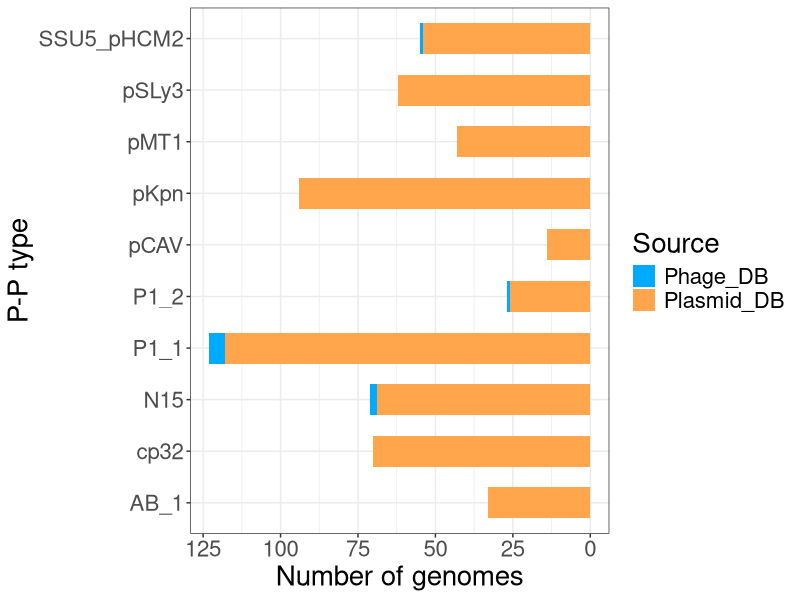
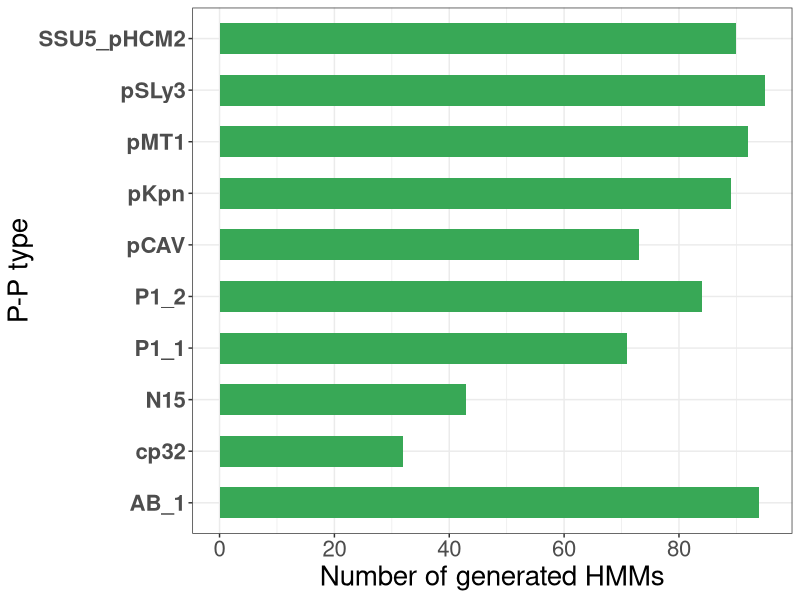
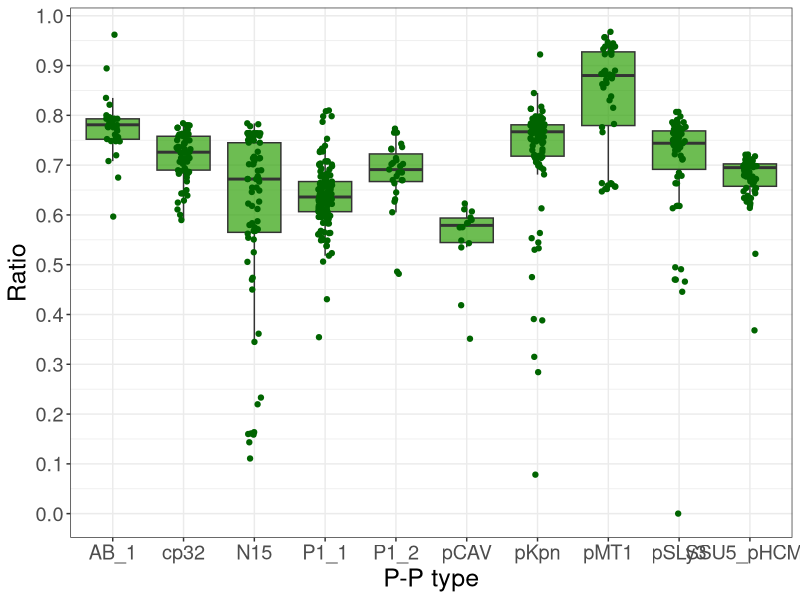
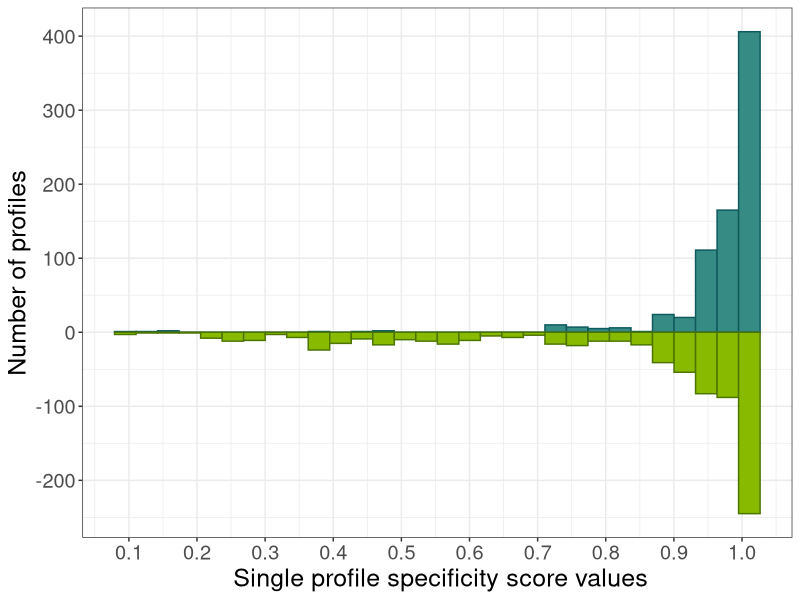
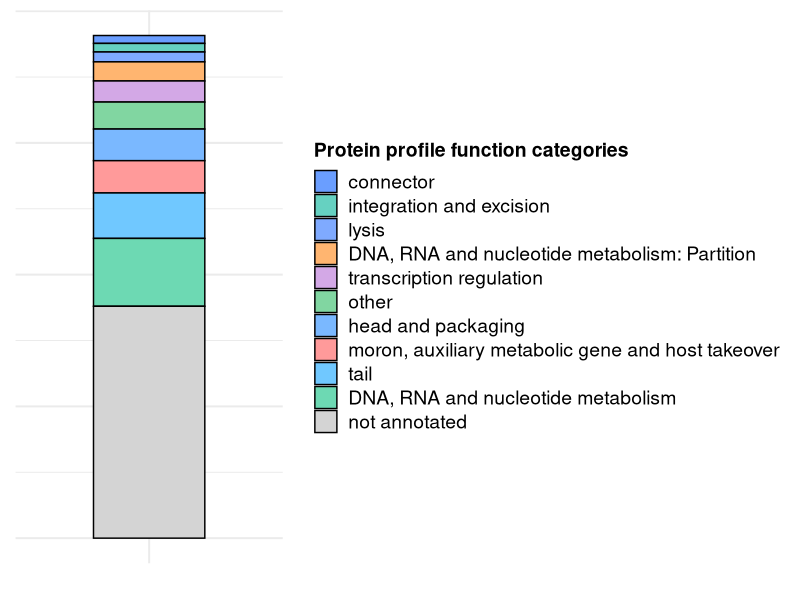
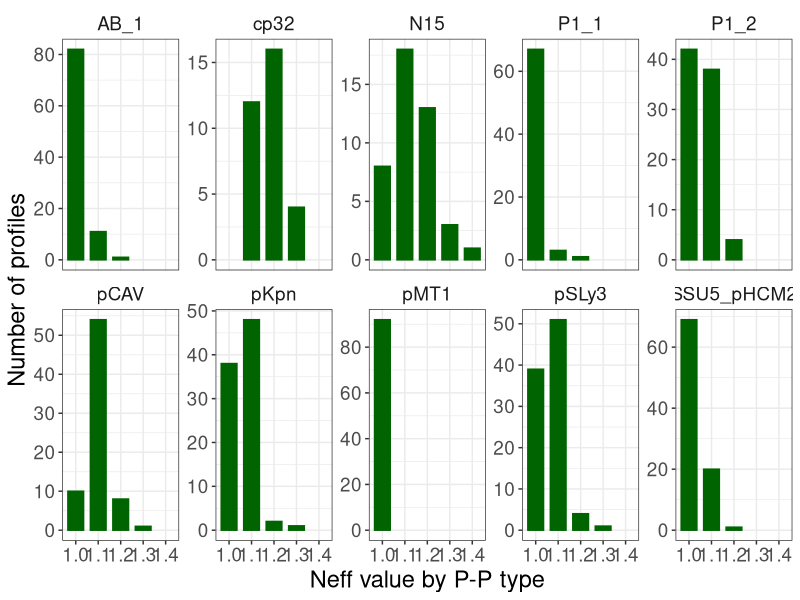
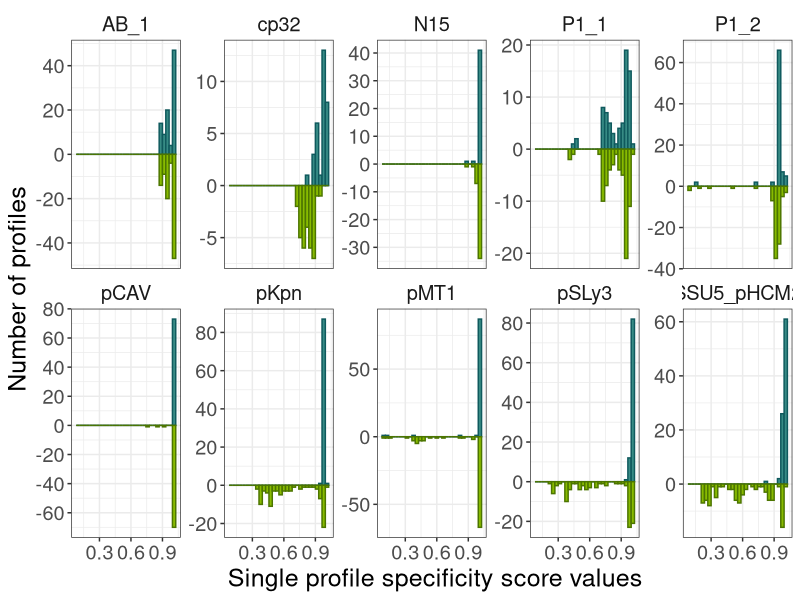
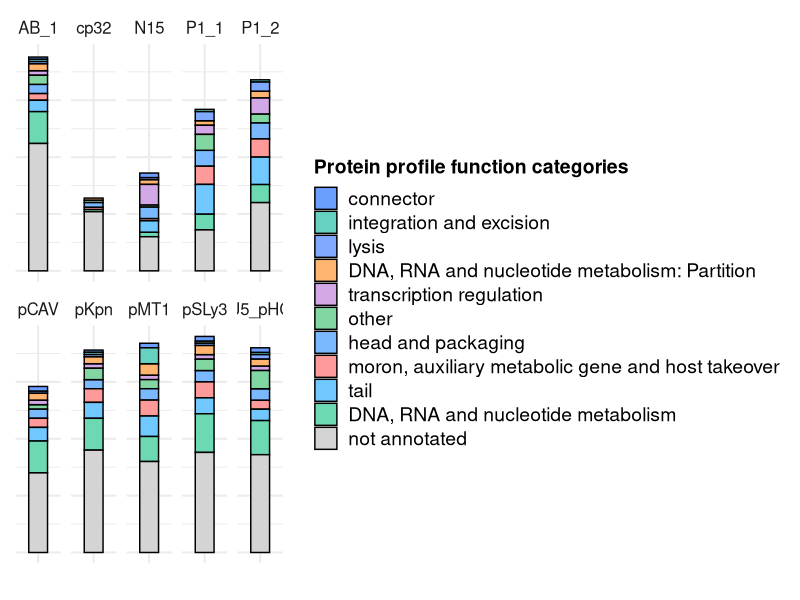

These figures' R source, in order:
# libraries

library(data.table)
library(scales)
library(readxl)
library(tidyverse)


############### Figure 1A: Profile generation 

# number of genomes used to generate signature profiles
N_genomes =  read_excel( "Study_associated_data/Supplementary_data/S1_All_MGE_information_table.xlsx") %>% 
  filter(`MGE type MM-GRC` %in% c("N15 group", "AB_1 subgroup", "cp32 group", 
                                      "P1_1 subgroup", "P1_2 subgroup", 
                                      "pKpn group", "pSLy3 group", "pCAV group", "pMT1 group", "SSU5_pHCM2 group") & `in 03/21` == "Yes") %>%
  mutate(`P-P type` = str_remove(`MGE type MM-GRC`, " (group|subgroup)$")) %>%
  select(`NCBI accession`, Source, `P-P type`) %>% 
  group_by(Source, `P-P type`) %>% summarise(count = n())

ggplot(N_genomes, aes(fill=Source, y=count, x=`P-P type`)) + 
  geom_bar(position="stack", stat="identity", width = 0.6) +
  coord_flip() + scale_y_reverse() + 
  theme_bw() + 
  ylab("Number of genomes") + xlab("P-P type")+
  theme(strip.background =element_blank(), text = element_text(size = 20)) +
  scale_fill_manual(values = c("#00AAFF", "#FFA64D"))

# number of generated signature profiles
N_signature_genes = read_excel("Study_associated_data/Supplementary_data/T1_Cutoffs_information_table.xlsx")%>% 
  select(`P-P type`, `Total number of signature genes`) 

ggplot(N_signature_genes, aes(y = `Total number of signature genes`, x = `P-P type`)) + 
  geom_bar(position = "stack", stat = "identity", fill = "#38A856", width = 0.6) + 
  scale_y_continuous(breaks = seq(0, 125, 20)) +
  coord_flip() + 
  theme_bw() + 
  xlab("P-P type") + 
  ylab("Number of generated HMMs") + 
  theme(strip.background = element_blank(), text = element_text(size = 20), axis.text.y = element_text(face = "bold"))



############### Figure 1B: Ratio 'Signature genes / All genes'

Ratio_signature_to_all_0321 =  read_excel( "Study_associated_data/Supplementary_data/S1_All_MGE_information_table.xlsx") %>% 
  filter(`MGE type MM-GRC` %in% c("N15 group", "AB_1 subgroup", "cp32 group", 
                                      "P1_1 subgroup", "P1_2 subgroup", 
                                      "pKpn group", "pSLy3 group", "pCAV group", "pMT1 group", "SSU5_pHCM2 group") & `in 03/21` == "Yes") %>%
  mutate(`P-P type` = str_remove(`MGE type MM-GRC`, " (group|subgroup)$")) %>%
  select(`NCBI accession`, Ratio = `Signature to all genes ratio`, `P-P type`)

Ratio_signature_to_all_0321 %>% 
  ggplot(aes(x = `P-P type`, y = Ratio)) +
  geom_boxplot(outlier.shape = NA, fill = "#2ea108", alpha = 0.7) +
  geom_jitter(width = 0.1, color = "darkgreen") +
  theme_bw() + 
  scale_y_continuous(breaks = seq(0, 1, 0.1)) +
  xlab("P-P type") + 
  ylab("Ratio") +
  theme(strip.background = element_blank(), text = element_text(size = 18)) 


############### Signature_gene_ratio_statistics

Ratio_signature_to_all_0321_stat = Ratio_signature_to_all_0321 %>% 
  group_by(`P-P type`) %>%
  summarise(
  count = n(),
  mean_Ratio = mean(Ratio, na.rm = TRUE),
  median_Ratio = median(Ratio, na.rm = TRUE),
  sd_Ratio = sd(Ratio, na.rm = TRUE),
  min_Ratio = min(Ratio, na.rm = TRUE),
  max_Ratio = max(Ratio, na.rm = TRUE))


############### Figure 1C: P-P score graphs

Profile_information = read_excel("Study_associated_data/Supplementary_data/S2_Profile_information_table.xlsx")

ggplot(Profile_information, aes(x=x) ) +
  geom_histogram( aes(x = `P-P score`), bins = 30 , fill="#378B85", col = "#0F595D" ) +
  # geom_label( aes(x=0.3, y=150, label="P-P scores"), color="#378B85", size = 7) +
  geom_histogram( aes(x = `P-P type score`,y=after_stat(-..count..)), bins = 30 , fill= "#88BB00", col = "#4C7500") +
  # geom_label( aes(x=0.3, y=-150, label="P-P type scores"), color="#88BB00", size = 7) +
  theme_bw() + 
  scale_y_continuous(breaks = pretty_breaks(n = 10))+
  scale_x_continuous(breaks = seq(0,1,0.1))+
  xlab(" Single profile specificity score values") + ylab("Number of profiles")+
  theme(strip.background =element_blank(), text = element_text(size = 18))


############### Figure 1D: Profile annotation with PHROGs (all types together)

Profile_information = read_excel("Study_associated_data/Supplementary_data/S2_Profile_information_table.xlsx") %>% 
  mutate(`PHROG/rep/par annotation` = case_when(!is.na(`PHROGs Annotation`) ~ `PHROGs Annotation`, T ~ `Rep/Par hit`)) %>%
  mutate(Annotation = ifelse(grepl("par", `PHROG/rep/par annotation`, ignore.case = TRUE), "DNA, RNA and nucleotide metabolism: Partition", `Protein category (PHROGs)`)) %>%
  group_by(Annotation) %>% summarise(N = n()) %>% replace_na(list(Annotation = "not annotated")) %>% arrange(N)


ggplot(Profile_information, aes(x = "", y = N, fill = reorder(Annotation, N))) +
  geom_bar(stat = "identity", width = 0.5, color = "black") +
  labs(
    x = NULL, 
    y = NULL,
    fill = "Protein profile function categories"
  ) +
  theme_minimal(base_size = 15) +
  theme(
    legend.title = element_text(size = 14, face = "bold"),
    legend.text = element_text(size = 14),
    legend.position = "right",
    axis.text.y = element_blank()
  ) +
  
  scale_fill_manual(values = c("#6A9EFF", "#66D1C1", "#7FAAFF", "#FFB570", "#D3A8E6", 
                               "#81D6A1", "#7AB8FF", "#FF9A9A", "#70C8FF", "#6DD9B3",  
                               "#D4D4D4"))



############### Figure S1: neff values by P-P type

# NEFF is the diversity of the alignment, calculated as exp of the negative entropy averaged over all columns of the alignment

Profile_information = read_excel("Study_associated_data/Supplementary_data/S2_Profile_information_table.xlsx")

Profile_information %>% 
  ggplot(aes(x = factor(`Neff value`))) +  
  geom_bar(col = "darkgreen", fill = "darkgreen", width=0.7) +
  theme_bw() + 
  scale_y_continuous(breaks = pretty_breaks(n = 5)) +
  scale_x_discrete(labels = c("1.0", "1.1", "1.2", "1.3", "1.4", "1.5")) + 
  facet_wrap(~`P-P type`, scales = "free_y", nrow = 2) +
  xlab("Neff value by P-P type") + 
  ylab("Number of profiles") +
  theme(strip.background = element_blank(), text = element_text(size = 17))



############### Figure S2: Profile scores by P-P type 

Profile_information = read_excel("Study_associated_data/Supplementary_data/S2_Profile_information_table.xlsx")

ggplot(Profile_information, aes(x=x) ) +
  geom_histogram( aes(x = `P-P score`), bins = 30 , fill="#378B85", col = "#0F595D" ) +
  # geom_label( aes(x=0.3, y=150, label="P-P scores"), color="#378B85", size = 7) +
  geom_histogram( aes(x = `P-P type score`,y=after_stat(-..count..)), bins = 30 , fill= "#88BB00", col = "#4C7500") +
  # geom_label( aes(x=0.3, y=-150, label="P-P type scores"), color="#88BB00", size = 7) +
  theme_bw() + 
  facet_wrap(~`P-P type`, scales="free_y", nrow = 2) +
  scale_y_continuous(breaks = pretty_breaks(n = 6))+
  scale_x_continuous(breaks = seq(0,1,0.3))+
  xlab(" Single profile specificity score values") + ylab("Number of profiles")+
  theme(strip.background =element_blank(), text = element_text(size = 18))



############### Figure S3: Functional annotation of signature profiles by P-P type (with PHROGs)

Profile_information = read_excel("Study_associated_data/Supplementary_data/S2_Profile_information_table.xlsx")

Profile_information_stat_by_type = Profile_information %>%
  mutate(`PHROG/rep/par annotation` = case_when(!is.na(`PHROGs Annotation`) ~ `PHROGs Annotation`, T ~ `Rep/Par hit`)) %>%
  mutate(Annotation = ifelse(grepl("par", `PHROG/rep/par annotation`, ignore.case = TRUE), "DNA, RNA and nucleotide metabolism: Partition", `Protein category (PHROGs)`)) %>%
  group_by(Annotation, `P-P type`) %>% summarise(N = n()) %>% replace_na(list(Annotation = "not annotated")) %>% arrange(N)

ggplot(Profile_information_stat_by_type, aes(x = "", y = N, fill = reorder(Annotation, N))) +
  geom_bar(stat = "identity", width = 0.5, color = "black") +
  labs(
    x = NULL, 
    y = NULL,
    fill = "Protein profile function categories"
  ) +
  facet_wrap(~`P-P type`, nrow = 2) +
  theme_minimal(base_size = 15) +
  theme(
    legend.title = element_text(size = 14, face = "bold"),
    legend.text = element_text(size = 14),
    legend.position = "right",
    axis.text.y = element_blank()
  ) +
  
  scale_fill_manual(values = c("#6A9EFF", "#66D1C1", "#7FAAFF", "#FFB570", "#D3A8E6", 
                               "#81D6A1", "#7AB8FF", "#FF9A9A", "#70C8FF", "#6DD9B3",  
                               "#D4D4D4"))


########## Tables


All_MGE_information_table = read_excel("Study_associated_data/Supplementary_data/S1_All_MGE_information_table.xlsx")

Profile_information_table = read_excel("Study_associated_data/Supplementary_data/S2_Profile_information_table.xlsx")

